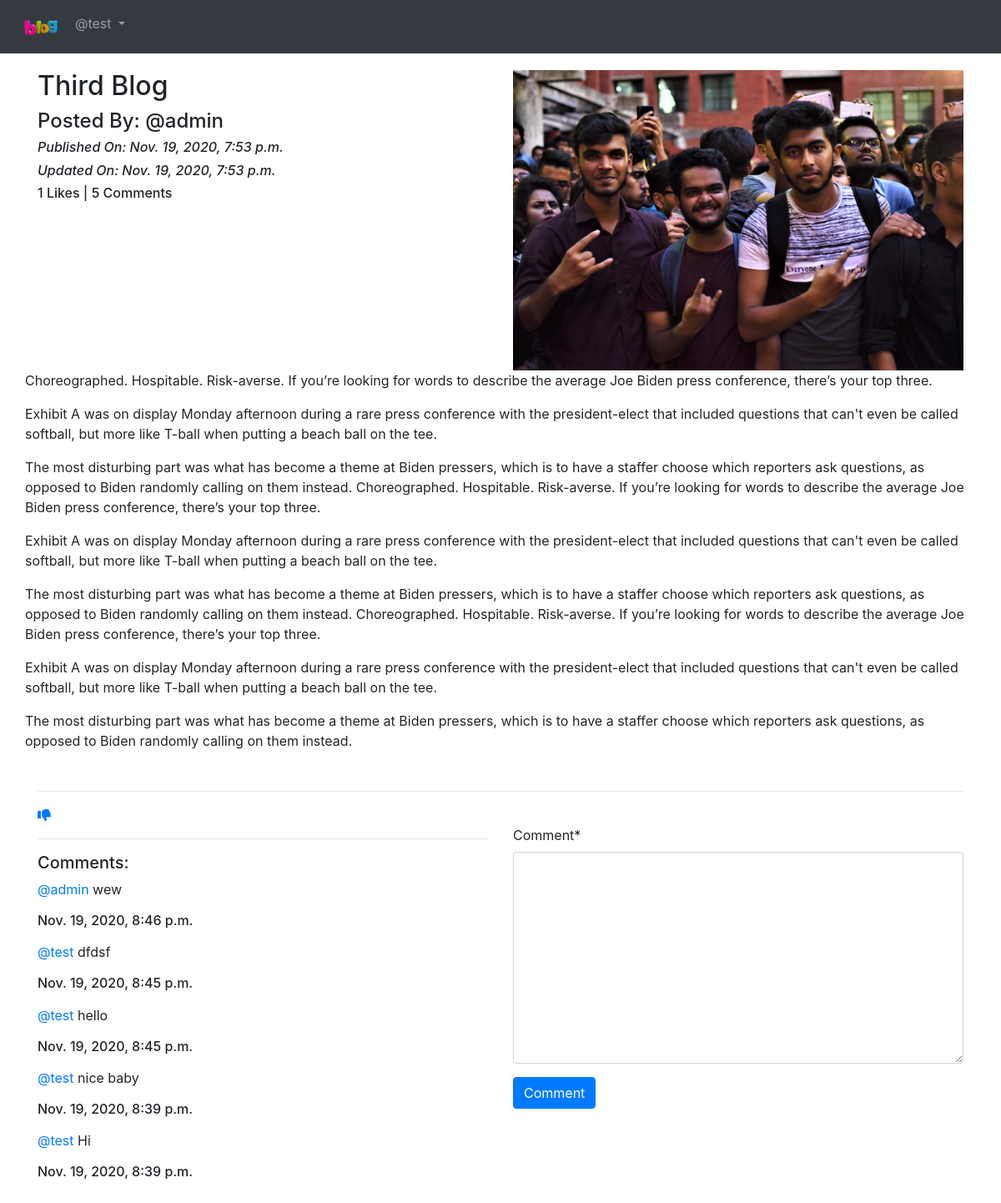
The page /blog/details/Third-Blog-645ad71a-c494-4ae8-a10b-9185b3ebd61b (signed in) on the database its author committed.
### App_Blog/models.py (models this page shows, shortened)
class Blog(models.Model):
    author = models.ForeignKey(User, on_delete=models.CASCADE, related_name='post_author')
    blog_title = models.CharField(max_length = 264, verbose_name="Put a Title")
    slug = models.SlugField(max_length=264, unique=True)
    blog_content = models.TextField(verbose_name="What is on your mind?")
    blog_image = models.ImageField(upload_to='blog_images', verbose_name="Image" )
    publish_date = models.DateTimeField(auto_now_add=True)
    update_date = models.DateTimeField(auto_now=True)
    class Meta:
        ordering = ['-publish_date']

class Comment(models.Model):
    blog = models.ForeignKey(Blog, on_delete=models.CASCADE, related_name='blog_comment')
    user = models.ForeignKey(User, on_delete=models.CASCADE, related_name='user_comment')
    comment = models.TextField()
    comment_date = models.DateTimeField(auto_now_add=True)
    class Meta:
        ordering = ['-comment_date',]

### App_Blog/views.py (the view, shortened to what this page needs)
# urls.py: path('details/<slug:slug>', views.blog_details, name='blog_details'),
@login_required
def blog_details(request, slug):
    blog = Blog.objects.get(slug=slug)
    comment_form = CommentForm()
    already_liked = Likes.objects.filter(blog=blog, user=request.user)
    if already_liked:
        liked = True
    else:
        liked = False
    return render(request, 'App_Blog/blog_details.html', context={'blog':blog, 'comment_form':comment_form, 'liked':liked,})

### App_Blog/forms.py
class CommentForm(forms.ModelForm):
    class Meta:
        model = Comment
        fields = ('comment',)

### templates/App_Blog/blog_details.html (shortened to what this page needs)
{% extends 'base.html' %}
{% load crispy_forms_tags %}
{% block body_block %}
    <div class="row">
        <div class="col-sm-6">
            <h2>{{ blog.blog_title }}</h2>
            <h4>Posted By: @{{ blog.author }}</h4>
            <i><h6>Published On: {{blog.publish_date}}</h6></i>
            <i><h6>Updated On: {{blog.update_date}}</h6></i>
            <h6>{{ blog.liked_blog.count }} Likes | {{blog.blog_comment.count}} Comments</h6>
        </div>
        <div class="col-sm-6">
            <img src="/media/{{blog.blog_image}}" alt="" width="100%">
        </div>
        <p>{{blog.blog_content|linebreaks}}</p>
    </div>
        <hr>
        {% if not liked %}
            <a href="{% url 'App_Blog:liked_post' pk=blog.pk %}"><i class="fas fa-thumbs-up"></i></a>
        {% else %}
            <a href="{% url 'App_Blog:unliked_post' pk=blog.pk %}"><i class="fas fa-thumbs-down"></i></a>
        {% endif %}
    <div class="row">
        <div class="col-sm-6">
            <hr><h5>Comments: </h5>
            {% for comment in blog.blog_comment.all %}
                <p>
                    <a href="">@{{ comment.user }}</a>
                    {{comment.comment}} <br> <h6>{{comment.comment_date}}</h6>
                </p>
            {% endfor %}
        </div>
        <div class="col-sm-6">
            <form method="POST">
                {{ comment_form|crispy }}
                <button type="submit" name="submit" class="btn btn-primary btn -sm">Comment</button>
            </form>
        </div>
    </div>
    <br> <br> <br>
{% endblock %}

### templates/base.html (shortened to what this page needs)
<!DOCTYPE html>
<html lang="en">
<head>
    <link rel="stylesheet" href="https://cdn.jsdelivr.net/npm/bootstrap@4.5.3/dist/css/bootstrap.min.css">
</head>
<body>
    <nav class="navbar navbar-expand-sm bg-dark navbar-dark">
        <ul class="navbar-nav">
            <li class="nav-item active">
                <a class="nav-link" href="{% url 'index' %}"><img src="/media/logo.png/" width="50px" alt=""></a>
            </li>
            {% if user.is_authenticated %}
                <div class="nav-item dropdown">
                    <a class="nav-link dropdown-toggle" href="#" id="navbardrop" data-toggle="dropdown">
                        @{{user.username}}
                    </a>
                </div>
            {% endif %}
        </ul>
    </nav>
    <div class="container" style="padding-top: 20px;">
        {% block body_block %}
        {% endblock %}
    </div>
</body>
</html>

### rows shown on the page
Blog: blog_title "Third Blog", author "admin", publish_date "Nov. 19, 2020, 7:53 p.m.", update_date "Nov. 19, 2020, 7:53 p.m.", liked_blog.count "1", blog_comment.count "5", blog_image (picture), blog_content "Choreographed. Hospitable. Risk-averse. If you’re looking for words to describe the average Joe Biden press conference, there’s your top three. Exhibit A was on display Monday afternoon during a rare press conference with the president-elect that included questions that can't even be called softball, but more like T-ball when putting a beach ball on the tee. The most disturbing part was what has become a theme at Biden pressers, which is to have a staffer choose which reporters ask questions, as opposed to Biden randomly calling on them instead. Choreographed. Hospitable. Risk-averse. If you’re looking for words to describe the average Joe Biden press conference, there’s your top three.…"
Comment: user "admin", comment "wew", comment_date "Nov. 19, 2020, 8:46 p.m."
Comment: user "test", comment "dfdsf", comment_date "Nov. 19, 2020, 8:45 p.m."
Comment: user "test", comment "hello", comment_date "Nov. 19, 2020, 8:45 p.m."
Comment: user "test", comment "nice baby", comment_date "Nov. 19, 2020, 8:39 p.m."
Comment: user "test", comment "Hi", comment_date "Nov. 19, 2020, 8:39 p.m."

### other values the page prints
{{ user.username }} "test"
